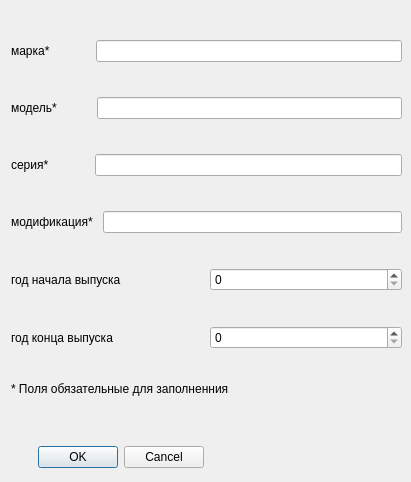
<?xml version="1.0" encoding="UTF-8"?>
<ui version="4.0">
 <class>AddAuto</class>
 <widget class="QDialog" name="AddAuto">
  <property name="geometry">
   <rect>
    <x>0</x>
    <y>0</y>
    <width>411</width>
    <height>482</height>
   </rect>
  </property>
  <property name="windowTitle">
   <string>Add auto</string>
  </property>
  <widget class="QDialogButtonBox" name="buttonBox">
   <property name="geometry">
    <rect>
     <x>11</x>
     <y>443</y>
     <width>193</width>
     <height>28</height>
    </rect>
   </property>
   <property name="orientation">
    <enum>Qt::Horizontal</enum>
   </property>
   <property name="standardButtons">
    <set>QDialogButtonBox::Cancel|QDialogButtonBox::Ok</set>
   </property>
  </widget>
  <widget class="QLabel" name="label_7">
   <property name="geometry">
    <rect>
     <x>11</x>
     <y>381</y>
     <width>234</width>
     <height>16</height>
    </rect>
   </property>
   <property name="text">
    <string>* Поля обязательные для заполненния</string>
   </property>
  </widget>
  <widget class="QWidget" name="">
   <property name="geometry">
    <rect>
     <x>11</x>
     <y>11</y>
     <width>391</width>
     <height>371</height>
    </rect>
   </property>
   <layout class="QVBoxLayout" name="verticalLayout">
    <item>
     <layout class="QHBoxLayout" name="horizontalLayout">
      <item>
       <widget class="QLabel" name="label">
        <property name="text">
         <string>марка*            </string>
        </property>
       </widget>
      </item>
      <item>
       <widget class="QLineEdit" name="lineEdit"/>
      </item>
     </layout>
    </item>
    <item>
     <layout class="QHBoxLayout" name="horizontalLayout_2">
      <item>
       <widget class="QLabel" name="label_2">
        <property name="text">
         <string>модель*          </string>
        </property>
       </widget>
      </item>
      <item>
       <widget class="QLineEdit" name="lineEdit_2"/>
      </item>
     </layout>
    </item>
    <item>
     <layout class="QHBoxLayout" name="horizontalLayout_3">
      <item>
       <widget class="QLabel" name="label_3">
        <property name="text">
         <string>серия*            </string>
        </property>
       </widget>
      </item>
      <item>
       <widget class="QLineEdit" name="lineEdit_3"/>
      </item>
     </layout>
    </item>
    <item>
     <layout class="QHBoxLayout" name="horizontalLayout_4">
      <item>
       <widget class="QLabel" name="label_4">
        <property name="text">
         <string>модификация* </string>
        </property>
       </widget>
      </item>
      <item>
       <widget class="QLineEdit" name="lineEdit_4"/>
      </item>
     </layout>
    </item>
    <item>
     <layout class="QHBoxLayout" name="horizontalLayout_5">
      <item>
       <widget class="QLabel" name="label_5">
        <property name="text">
         <string>год начала выпуска</string>
        </property>
       </widget>
      </item>
      <item>
       <widget class="QSpinBox" name="spinBox"/>
      </item>
     </layout>
    </item>
    <item>
     <layout class="QHBoxLayout" name="horizontalLayout_6">
      <item>
       <widget class="QLabel" name="label_6">
        <property name="text">
         <string>год конца выпуска </string>
        </property>
       </widget>
      </item>
      <item>
       <widget class="QSpinBox" name="spinBox_2"/>
      </item>
     </layout>
    </item>
   </layout>
  </widget>
 </widget>
 <resources/>
 <connections>
  <connection>
   <sender>buttonBox</sender>
   <signal>accepted()</signal>
   <receiver>AddAuto</receiver>
   <slot>accept()</slot>
   <hints>
    <hint type="sourcelabel">
     <x>248</x>
     <y>254</y>
    </hint>
    <hint type="destinationlabel">
     <x>157</x>
     <y>274</y>
    </hint>
   </hints>
  </connection>
  <connection>
   <sender>buttonBox</sender>
   <signal>rejected()</signal>
   <receiver>AddAuto</receiver>
   <slot>reject()</slot>
   <hints>
    <hint type="sourcelabel">
     <x>316</x>
     <y>260</y>
    </hint>
    <hint type="destinationlabel">
     <x>286</x>
     <y>274</y>
    </hint>
   </hints>
  </connection>
 </connections>
</ui>
